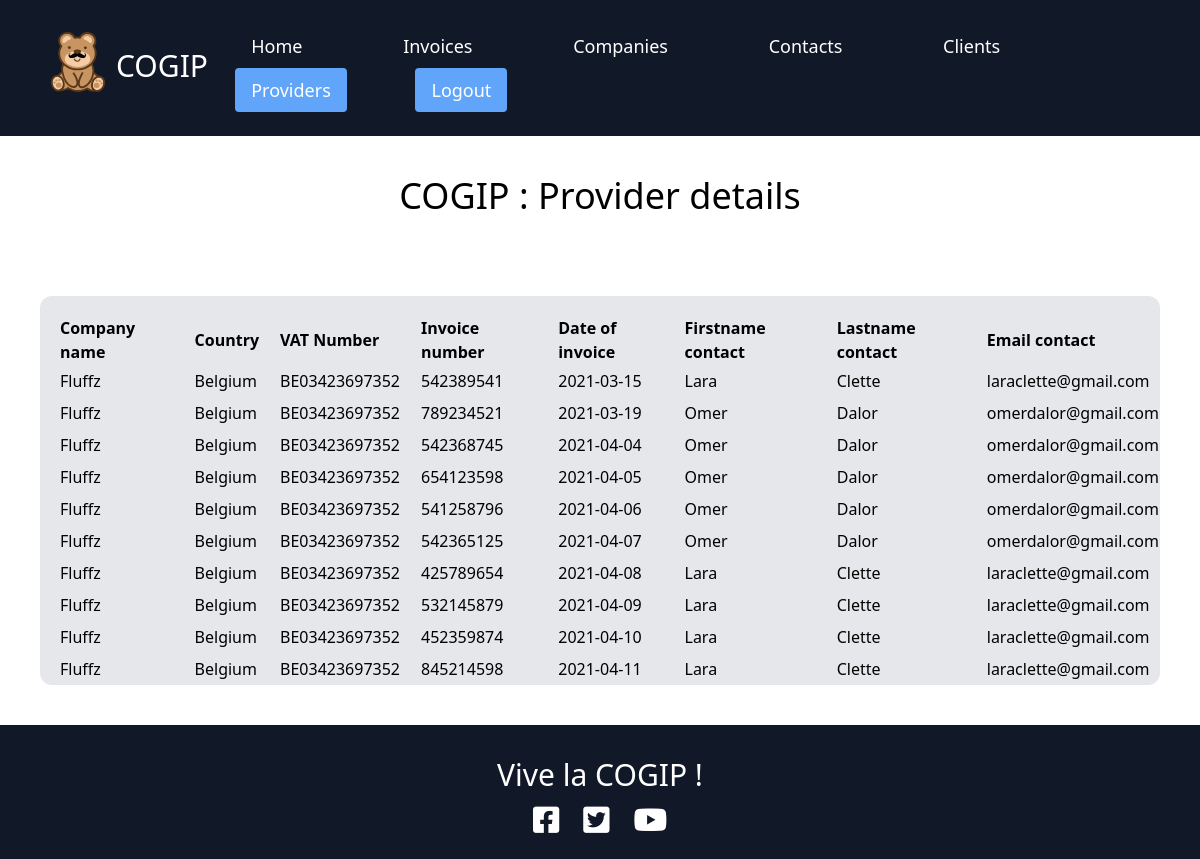
/?action=détailsProviders&id=1 (signed in), run on the app's committed database.
### tables this page shows
CREATE TABLE `invoices` (
  `invoices_id` int(11) NOT NULL,
  `invoices_number` int(12) NOT NULL,
  `invoices_date` date NOT NULL,
  `invoices_company_id` int(11) DEFAULT NULL,
  `invoices_contact_id` int(11) DEFAULT NULL
);

CREATE TABLE `companies` (
  `companies_id` int(11) NOT NULL,
  `companies_name` varchar(255) NOT NULL,
  `companies_country` varchar(255) NOT NULL,
  `companies_vat_number` varchar(255) NOT NULL,
  `companies_type_id` int(11) DEFAULT NULL
);

CREATE TABLE `contacts` (
  `contacts_id` int(11) NOT NULL,
  `contacts_firstname` varchar(255) NOT NULL,
  `contacts_lastname` varchar(255) NOT NULL,
  `contacts_email` varchar(255) NOT NULL,
  `contacts_company_id` int(11) DEFAULT NULL
);

### controller/control.php (called while the page is built, shortened)
<?php
require ('model/model.php');
function detailProviders()
{
    $providers_data = new Providers;
    $providers = $providers_data->getOneProvider();
    require ('views/providerDetail.php');
}

### model/model.php (called while the page is built, shortened)
<?php
class Providers{
    public function getOneProvider()
    {
        $id = $_GET['id'];
        $db = $this->dbConnect();
        $providers_data = $db->query('SELECT * FROM companies, invoices, contacts WHERE companies.companies_id = ' . $id . ' AND
        companies.companies_type_id = 1 AND invoices.invoices_company_id = companies.companies_type_id
        AND contacts.contacts_id = invoices.invoices_contact_id');
        $providers = $providers_data->fetchAll();
        return $providers;
    }
    private function dbConnect(){
        $host = 'localhost';
        $db = 'cogip';
        $user = 'root';
        $password = '';
        try
        {
            $db = new PDO('mysql:host='.$host.';
            dbname='.$db.';
            charset=utf8',
            ''.$user.'',
            ''.$password.'',
            array(
            PDO::ATTR_ERRMODE => PDO::ERRMODE_EXCEPTION,
            PDO::ATTR_DEFAULT_FETCH_MODE => PDO::FETCH_OBJ));
            return $db;
        }
        catch(Exception $e)
        {
            die('Erreur : '.$e->getMessage());
        }
    }
}

### views/providerDetail.php (the view, shortened to what this page needs)
<div class="flex flex-column justify-center">
    <h1 class="m-10 text-4xl">
        COGIP : Provider details
    </h1>
</div>
<div class="flex flex-col p-10 justify-center">
    <table class="bg-gray-200 rounded-xl">
        <thead>
            <tr class="text-left">
                <th class="pl-5 pt-5">Company name</th>
                <th class="pl-5 pt-5">Country</th>
                <th class="pl-5 pt-5">VAT Number</th>
                <th class="pl-5 pt-5">Invoice number</th>
                <th class="pl-5 pt-5">Date of invoice</th>
                <th class="pl-5 pt-5">Firstname contact</th>
                <th class="pl-5 pt-5">Lastname contact</th>
                <th class="pl-5 pt-5">Email contact</th>
            </tr>
        </thead>
        <tbody>
            <?php foreach ($providers as $provider) : ?>
            <tr>
                <td class=" py-1 pl-5"><?= $provider->companies_name ?></td>
                <td class="py-1 pl-5"><?= $provider->companies_country ?></td>
                <td class="py-1 pl-5"><?= $provider->companies_vat_number ?></td>
                <td class="py-1 pl-5"><?= $provider->invoices_number ?></td>
                <td class="py-1 pl-5"> <?= $provider->invoices_date ?></td>
                <td class="py-1 pl-5"> <?= $provider->contacts_firstname ?></td>
                <td class="py-1 pl-5"> <?= $provider->contacts_lastname ?></td>
                <td class="py-1 pl-5"> <?= $provider->contacts_email ?></td>
            </tr>
            <?php endforeach ?>
        </tbody>
    </table>
</div>
<?php
require("template.php");

### data on the page
invoices: invoices_company.companies_name "Fluffz", invoices_company.companies_country "Belgium", invoices_company.companies_vat_number "BE03423697352", invoices_number "542389541", invoices_date "2021-03-15", invoices_contact.contacts_firstname "Lara", invoices_contact.contacts_lastname "Clette", invoices_contact.contacts_email "laraclette@gmail.com"
invoices: invoices_company.companies_name "Fluffz", invoices_company.companies_country "Belgium", invoices_company.companies_vat_number "BE03423697352", invoices_number "789234521", invoices_date "2021-03-19", invoices_contact.contacts_firstname "Omer", invoices_contact.contacts_lastname "Dalor", invoices_contact.contacts_email "omerdalor@gmail.com"
invoices: invoices_company.companies_name "Fluffz", invoices_company.companies_country "Belgium", invoices_company.companies_vat_number "BE03423697352", invoices_number "542368745", invoices_date "2021-04-04", invoices_contact.contacts_firstname "Omer", invoices_contact.contacts_lastname "Dalor", invoices_contact.contacts_email "omerdalor@gmail.com"
invoices: invoices_company.companies_name "Fluffz", invoices_company.companies_country "Belgium", invoices_company.companies_vat_number "BE03423697352", invoices_number "654123598", invoices_date "2021-04-05", invoices_contact.contacts_firstname "Omer", invoices_contact.contacts_lastname "Dalor", invoices_contact.contacts_email "omerdalor@gmail.com"
invoices: invoices_company.companies_name "Fluffz", invoices_company.companies_country "Belgium", invoices_company.companies_vat_number "BE03423697352", invoices_number "541258796", invoices_date "2021-04-06", invoices_contact.contacts_firstname "Omer", invoices_contact.contacts_lastname "Dalor", invoices_contact.contacts_email "omerdalor@gmail.com"
invoices: invoices_company.companies_name "Fluffz", invoices_company.companies_country "Belgium", invoices_company.companies_vat_number "BE03423697352", invoices_number "542365125", invoices_date "2021-04-07", invoices_contact.contacts_firstname "Omer", invoices_contact.contacts_lastname "Dalor", invoices_contact.contacts_email "omerdalor@gmail.com"
invoices: invoices_company.companies_name "Fluffz", invoices_company.companies_country "Belgium", invoices_company.companies_vat_number "BE03423697352", invoices_number "425789654", invoices_date "2021-04-08", invoices_contact.contacts_firstname "Lara", invoices_contact.contacts_lastname "Clette", invoices_contact.contacts_email "laraclette@gmail.com"
invoices: invoices_company.companies_name "Fluffz", invoices_company.companies_country "Belgium", invoices_company.companies_vat_number "BE03423697352", invoices_number "532145879", invoices_date "2021-04-09", invoices_contact.contacts_firstname "Lara", invoices_contact.contacts_lastname "Clette", invoices_contact.contacts_email "laraclette@gmail.com"
invoices: invoices_company.companies_name "Fluffz", invoices_company.companies_country "Belgium", invoices_company.companies_vat_number "BE03423697352", invoices_number "452359874", invoices_date "2021-04-10", invoices_contact.contacts_firstname "Lara", invoices_contact.contacts_lastname "Clette", invoices_contact.contacts_email "laraclette@gmail.com"
invoices: invoices_company.companies_name "Fluffz", invoices_company.companies_country "Belgium", invoices_company.companies_vat_number "BE03423697352", invoices_number "845214598", invoices_date "2021-04-11", invoices_contact.contacts_firstname "Lara", invoices_contact.contacts_lastname "Clette", invoices_contact.contacts_email "laraclette@gmail.com"
